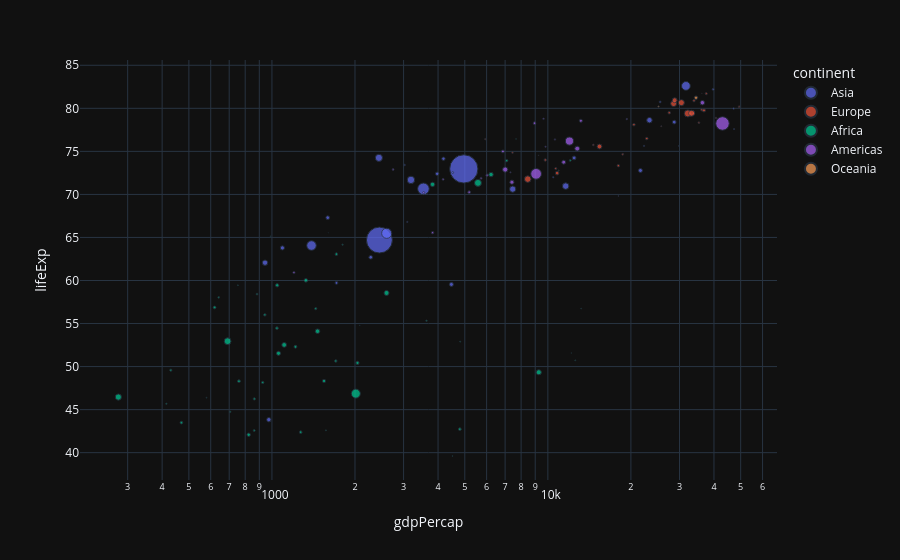

The notebook cell saved with this chart:
### Code cell
fig = px.scatter(
    df.query("year == 2007"),
    x="gdpPercap",
    y="lifeExp",
    size="pop",
    color="continent",
    hover_name="country",
    log_x=True
)

fig.show()

### Figure 1 — Plotly figure (JSON) as saved in the notebook; plotly's stock layout.template omitted (floating-point values rounded to 4 significant figures)
{"data": [{"hovertemplate": "<b>%{hovertext}</b><br><br>continent=Asia<br>gdpPercap=%{x}<br>lifeExp=%{y}<br>pop=%{marker.size}<extra></extra>", "hovertext": ["Afghanistan", "Bahrain", "Bangladesh", "Cambodia", "China", "Hong Kong, China", "India", "Indonesia", "Iran", "Iraq", "Israel", "Japan", "Jordan", "Korea, Dem. Rep.", "Korea, Rep.", "Kuwait", "Lebanon", "Malaysia", "Mongolia", "Myanmar", "Nepal", "Oman", "Pakistan", "Philippines", "Saudi Arabia", "Singapore", "Sri Lanka", "Syria", "Taiwan", "Thailand", "Vietnam", "West Bank and Gaza", "Yemen, Rep."], "legendgroup": "Asia", "marker": {"color": "#636efa", "size": [31889923, 708573, 150448339, 14131858, 1318683096, 6980412, 1110396331, 223547000, 69453570, 27499638, 6426679, 127467972, 6053193, 23301725, 49044790, 2505559, 3921278, 24821286, 2874127, 47761980, 28901790, 3204897, 169270617, 91077287, 27601038, 4553009, 20378239, 19314747, 23174294, 65068149, 85262356, 4018332, 22211743], "sizemode": "area", "sizeref": 3297000.0, "symbol": "circle"}, "mode": "markers", "name": "Asia", "orientation": "v", "showlegend": true, "x": [974.6, 29800.0, 1391.0, 1714.0, 4959.0, 39720.0, 2452.0, 3541.0, 11610.0, 4471.0, 25520.0, 31660.0, 4519.0, 1593.0, 23350.0, 47310.0, 10460.0, 12450.0, 3096.0, 944.0, 1091.0, 22320.0, 2606.0, 3190.0, 21650.0, 47140.0, 3970.0, 4185.0, 28720.0, 7458.0, 2442.0, 3025.0, 2281.0], "xaxis": "x", "y": [43.83, 75.64, 64.06, 59.72, 72.96, 82.21, 64.7, 70.65, 70.96, 59.55, 80.75, 82.6, 72.53, 67.3, 78.62, 77.59, 71.99, 74.24, 66.8, 62.07, 63.78, 75.64, 65.48, 71.69, 72.78, 79.97, 72.4, 74.14, 78.4, 70.62, 74.25, 73.42, 62.7], "yaxis": "y", "type": "scatter"}, {"hovertemplate": "<b>%{hovertext}</b><br><br>continent=Europe<br>gdpPercap=%{x}<br>lifeExp=%{y}<br>pop=%{marker.size}<extra></extra>", "hovertext": ["Albania", "Austria", "Belgium", "Bosnia and Herzegovina", "Bulgaria", "Croatia", "Czech Republic", "Denmark", "Finland", "France", "Germany", "Greece", "Hungary", "Iceland", "Ireland", "Italy", "Montenegro", "Netherlands", "Norway", "Poland", "Portugal", "Romania", "Serbia", "Slovak Republic", "Slovenia", "Spain", "Sweden", "Switzerland", "Turkey", "United Kingdom"], "legendgroup": "Europe", "marker": {"color": "#EF553B", "size": [3600523, 8199783, 10392226, 4552198, 7322858, 4493312, 10228744, 5468120, 5238460, 61083916, 82400996, 10706290, 9956108, 301931, 4109086, 58147733, 684736, 16570613, 4627926, 38518241, 10642836, 22276056, 10150265, 5447502, 2009245, 40448191, 9031088, 7554661, 71158647, 60776238], "sizemode": "area", "sizeref": 3297000.0, "symbol": "circle"}, "mode": "markers", "name": "Europe", "orientation": "v", "showlegend": true, "x": [5937.0, 36130.0, 33690.0, 7446.0, 10680.0, 14620.0, 22830.0, 35280.0, 33210.0, 30470.0, 32170.0, 27540.0, 18010.0, 36180.0, 40680.0, 28570.0, 9254.0, 36800.0, 49360.0, 15390.0, 20510.0, 10810.0, 9787.0, 18680.0, 25770.0, 28820.0, 33860.0, 37510.0, 8458.0, 33200.0], "xaxis": "x", "y": [76.42, 79.83, 79.44, 74.85, 73.0, 75.75, 76.49, 78.33, 79.31, 80.66, 79.41, 79.48, 73.34, 81.76, 78.89, 80.55, 74.54, 79.76, 80.2, 75.56, 78.1, 72.48, 74.0, 74.66, 77.93, 80.94, 80.88, 81.7, 71.78, 79.42], "yaxis": "y", "type": "scatter"}, {"hovertemplate": "<b>%{hovertext}</b><br><br>continent=Africa<br>gdpPercap=%{x}<br>lifeExp=%{y}<br>pop=%{marker.size}<extra></extra>", "hovertext": ["Algeria", "Angola", "Benin", "Botswana", "Burkina Faso", "Burundi", "Cameroon", "Central African Republic", "Chad", "Comoros", "Congo, Dem. Rep.", "Congo, Rep.", "Cote d'Ivoire", "Djibouti", "Egypt", "Equatorial Guinea", "Eritrea", "Ethiopia", "Gabon", "Gambia", "Ghana", "Guinea", "Guinea-Bissau", "Kenya", "Lesotho", "Liberia", "Libya", "Madagascar", "Malawi", "Mali", "Mauritania", "Mauritius", "Morocco", "Mozambique", "Namibia", "Niger", "Nigeria", "Reunion", "Rwanda", "Sao Tome and Principe", "Senegal", "Sierra Leone", "Somalia", "South Africa", "Sudan", "Swaziland", "Tanzania", "Togo", "Tunisia", "Uganda", "Zambia", "Zimbabwe"], "legendgroup": "Africa", "marker": {"color": "#00cc96", "size": [33333216, 12420476, 8078314, 1639131, 14326203, 8390505, 17696293, 4369038, 10238807, 710960, 64606759, 3800610, 18013409, 496374, 80264543, 551201, 4906585, 76511887, 1454867, 1688359, 22873338, 9947814, 1472041, 35610177, 2012649, 3193942, 6036914, 19167654, 13327079, 12031795, 3270065, 1250882, 33757175, 19951656, 2055080, 12894865, 135031164, 798094, 8860588, 199579, 12267493, 6144562, 9118773, 43997828, 42292929, 1133066, 38139640, 5701579, 10276158, 29170398, 11746035, 12311143], "sizemode": "area", "sizeref": 3297000.0, "symbol": "circle"}, "mode": "markers", "name": "Africa", "orientation": "v", "showlegend": true, "x": [6223.0, 4797.0, 1441.0, 12570.0, 1217.0, 430.1, 2042.0, 706.0, 1704.0, 986.1, 277.6, 3633.0, 1545.0, 2082.0, 5581.0, 12150.0, 641.4, 690.8, 13210.0, 752.7, 1328.0, 942.7, 579.2, 1463.0, 1569.0, 414.5, 12060.0, 1045.0, 759.3, 1043.0, 1803.0, 10960.0, 3820.0, 823.7, 4811.0, 619.7, 2014.0, 7670.0, 863.1, 1598.0, 1712.0, 862.5, 926.1, 9270.0, 2602.0, 4513.0, 1107.0, 883.0, 7093.0, 1056.0, 1271.0, 469.7], "xaxis": "x", "y": [72.3, 42.73, 56.73, 50.73, 52.3, 49.58, 50.43, 44.74, 50.65, 65.15, 46.46, 55.32, 48.33, 54.79, 71.34, 51.58, 58.04, 52.95, 56.73, 59.45, 60.02, 56.01, 46.39, 54.11, 42.59, 45.68, 73.95, 59.44, 48.3, 54.47, 64.16, 72.8, 71.16, 42.08, 52.91, 56.87, 46.86, 76.44, 46.24, 65.53, 63.06, 42.57, 48.16, 49.34, 58.56, 39.61, 52.52, 58.42, 73.92, 51.54, 42.38, 43.49], "yaxis": "y", "type": "scatter"}, {"hovertemplate": "<b>%{hovertext}</b><br><br>continent=Americas<br>gdpPercap=%{x}<br>lifeExp=%{y}<br>pop=%{marker.size}<extra></extra>", "hovertext": ["Argentina", "Bolivia", "Brazil", "Canada", "Chile", "Colombia", "Costa Rica", "Cuba", "Dominican Republic", "Ecuador", "El Salvador", "Guatemala", "Haiti", "Honduras", "Jamaica", "Mexico", "Nicaragua", "Panama", "Paraguay", "Peru", "Puerto Rico", "Trinidad and Tobago", "United States", "Uruguay", "Venezuela"], "legendgroup": "Americas", "marker": {"color": "#ab63fa", "size": [40301927, 9119152, 190010647, 33390141, 16284741, 44227550, 4133884, 11416987, 9319622, 13755680, 6939688, 12572928, 8502814, 7483763, 2780132, 108700891, 5675356, 3242173, 6667147, 28674757, 3942491, 1056608, 301139947, 3447496, 26084662], "sizemode": "area", "sizeref": 3297000.0, "symbol": "circle"}, "mode": "markers", "name": "Americas", "orientation": "v", "showlegend": true, "x": [12780.0, 3822.0, 9066.0, 36320.0, 13170.0, 7007.0, 9645.0, 8948.0, 6025.0, 6873.0, 5728.0, 5186.0, 1202.0, 3548.0, 7321.0, 11980.0, 2749.0, 9809.0, 4173.0, 7409.0, 19330.0, 18010.0, 42950.0, 10610.0, 11420.0], "xaxis": "x", "y": [75.32, 65.55, 72.39, 80.65, 78.55, 72.89, 78.78, 78.27, 72.23, 74.99, 71.88, 70.26, 60.92, 70.2, 72.57, 76.19, 72.9, 75.54, 71.75, 71.42, 78.75, 69.82, 78.24, 76.38, 73.75], "yaxis": "y", "type": "scatter"}, {"hovertemplate": "<b>%{hovertext}</b><br><br>continent=Oceania<br>gdpPercap=%{x}<br>lifeExp=%{y}<br>pop=%{marker.size}<extra></extra>", "hovertext": ["Australia", "New Zealand"], "legendgroup": "Oceania", "marker": {"color": "#FFA15A", "size": [20434176, 4115771], "sizemode": "area", "sizeref": 3297000.0, "symbol": "circle"}, "mode": "markers", "name": "Oceania", "orientation": "v", "showlegend": true, "x": [34440.0, 25190.0], "xaxis": "x", "y": [81.23, 80.2], "yaxis": "y", "type": "scatter"}], "layout": {"xaxis": {"anchor": "y", "domain": [0.0, 1.0], "title": {"text": "gdpPercap"}, "type": "log"}, "yaxis": {"anchor": "x", "domain": [0.0, 1.0], "title": {"text": "lifeExp"}}, "legend": {"title": {"text": "continent"}, "tracegroupgap": 0, "itemsizing": "constant"}, "margin": {"t": 60}}}
